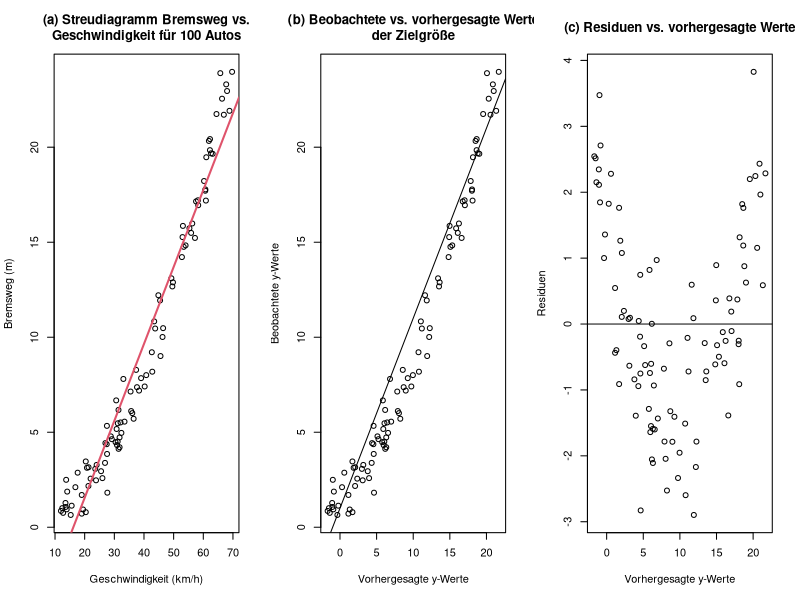
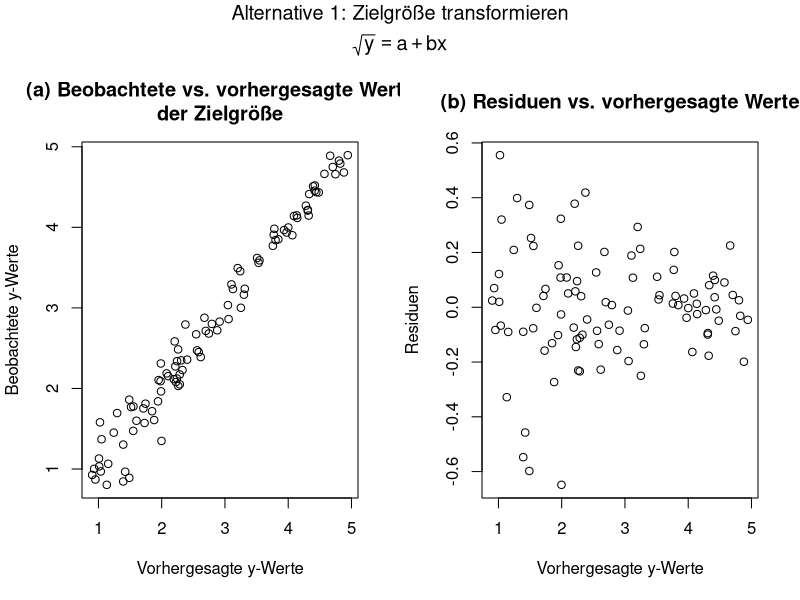
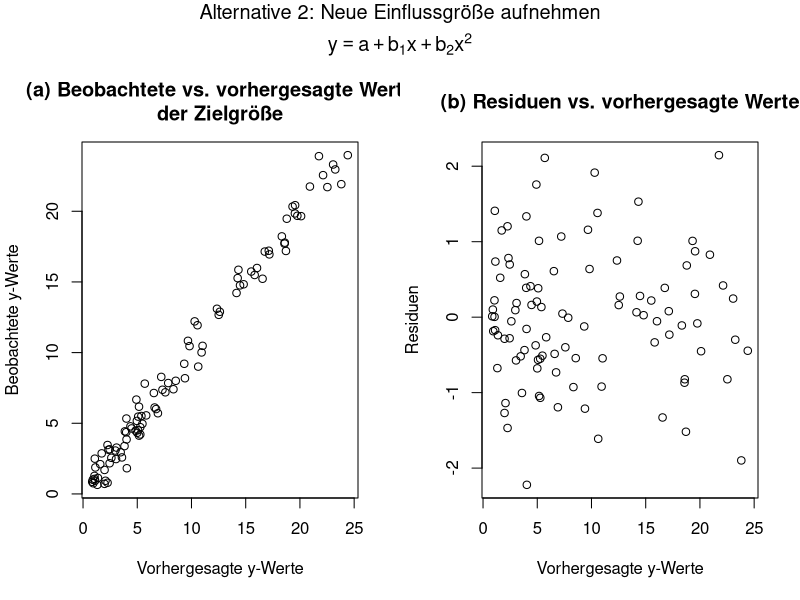
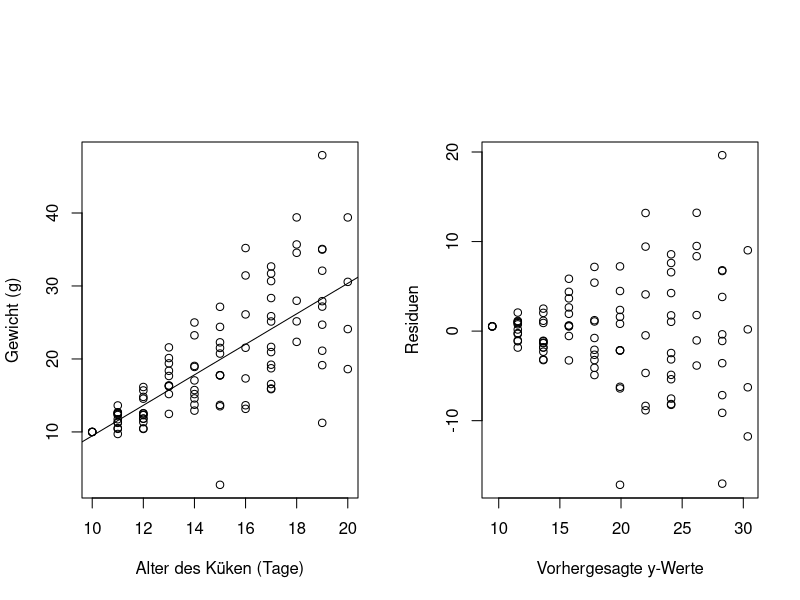

The R source for these figures, in order:
## ---- chunk 1
set.seed(20190925)
n <- 100
x <- runif(n, min=10, max=70)
y <- abs(x^2 / 200 + rnorm(n))
mod <- lm(y~x)

par(mfrow=c(1,3))
plot(x, y, xlab="Geschwindigkeit (km/h)", ylab="Bremsweg (m)", main="(a) Streudiagramm Bremsweg vs.\nGeschwindigkeit für 100 Autos")
abline(mod, lwd=2, col=2)
plot(predict(mod, data.frame(x=x)), y, xlab="Vorhergesagte y-Werte", ylab="Beobachtete y-Werte", main="(b) Beobachtete vs. vorhergesagte Werte\nder Zielgröße")
abline(1,1)
plot(predict(mod, data.frame(x=x)), residuals(mod), xlab="Vorhergesagte y-Werte", ylab="Residuen", main="(c) Residuen vs. vorhergesagte Werte")
abline(0,0)
## ---- chunk 2
par(mfrow=c(1, 2), oma=c(0, 0, 3, 0))
mod_alt1 <- lm(sqrt(y)~x)
plot(predict(mod_alt1, data.frame(x=x)), sqrt(y), xlab="Vorhergesagte y-Werte", ylab="Beobachtete y-Werte", main="(a) Beobachtete vs. vorhergesagte Werte\nder Zielgröße")
plot(predict(mod_alt1, data.frame(x=x)), residuals(mod_alt1), xlab="Vorhergesagte y-Werte", ylab="Residuen", main="(b) Residuen vs. vorhergesagte Werte")
title(bquote(atop("Alternative 1: Zielgröße transformieren", sqrt(y) == a + b * x)), outer=TRUE)
## ---- chunk 3
par(mfrow=c(1, 2), oma=c(0, 0, 3, 0))
mod_alt2 <- lm(y ~ x + I(x^2))
plot(predict(mod_alt2, data.frame(x=x)), y, xlab="Vorhergesagte y-Werte", ylab="Beobachtete y-Werte", main="(a) Beobachtete vs. vorhergesagte Werte\nder Zielgröße")
plot(predict(mod_alt2, data.frame(x=x)), residuals(mod_alt2), xlab="Vorhergesagte y-Werte", ylab="Residuen", main="(b) Residuen vs. vorhergesagte Werte")
title(bquote(atop("Alternative 2: Neue Einflussgröße aufnehmen", y == a + b[1] * x + b[2] * x^2)), outer=TRUE)
## ---- chunk 4
set.seed(20191222)
n <- 100
x <- round(runif(n, 10, 20))
y <- -10 + 2*x
resids <- rnorm(n) * (x-min(x)+0.01)
y <- y + resids

mod <- lm(y~x)

plot(x, y, xlab="Alter des Küken (Tage)", ylab="Gewicht (g)")
abline(mod)
## ---- chunk 5
plot(predict(mod), resid(mod), xlab="Vorhergesagte y-Werte", ylab="Residuen")
